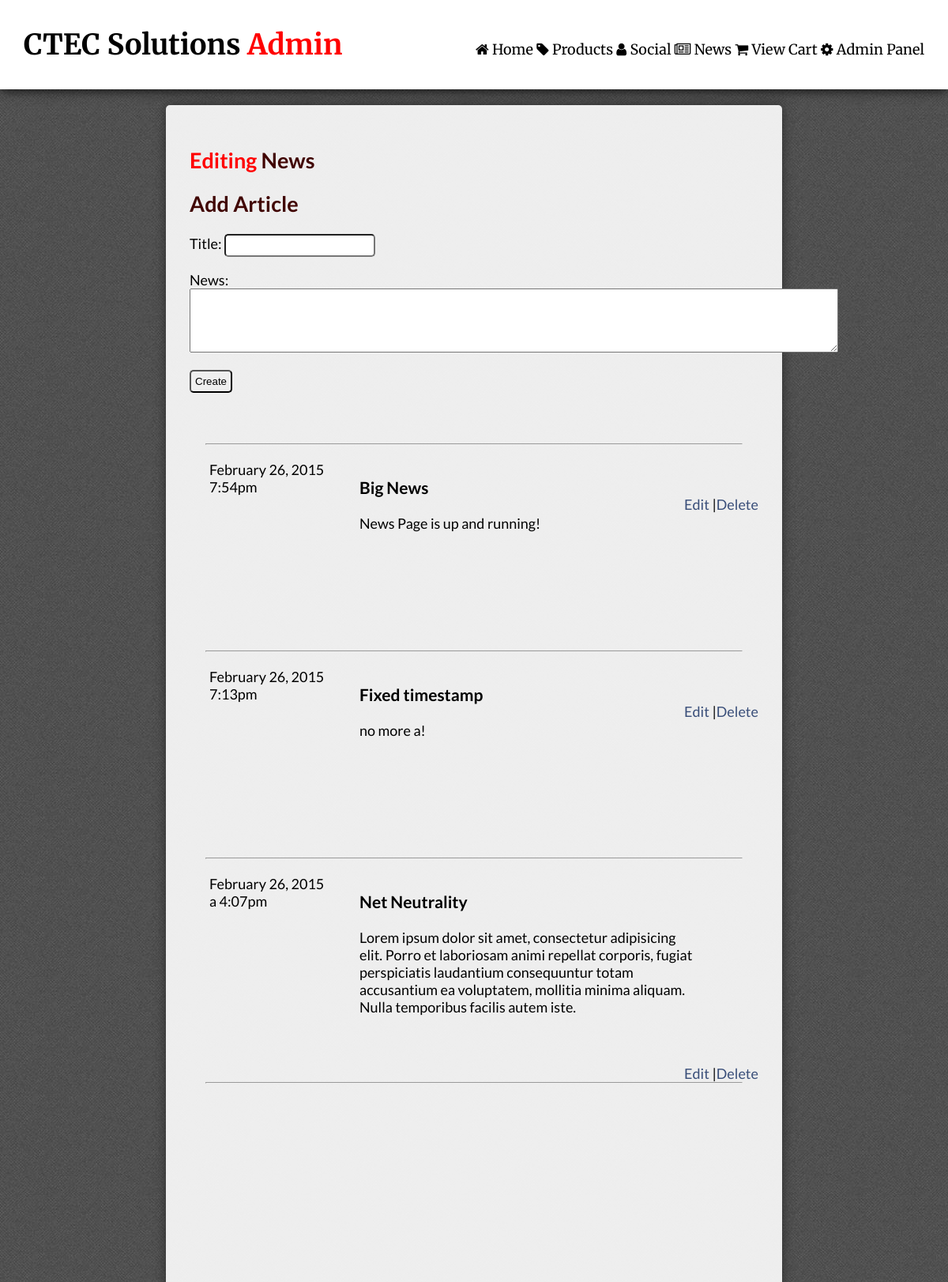
The page /news.php?admin=1 (upper part) on the database as committed earlier.
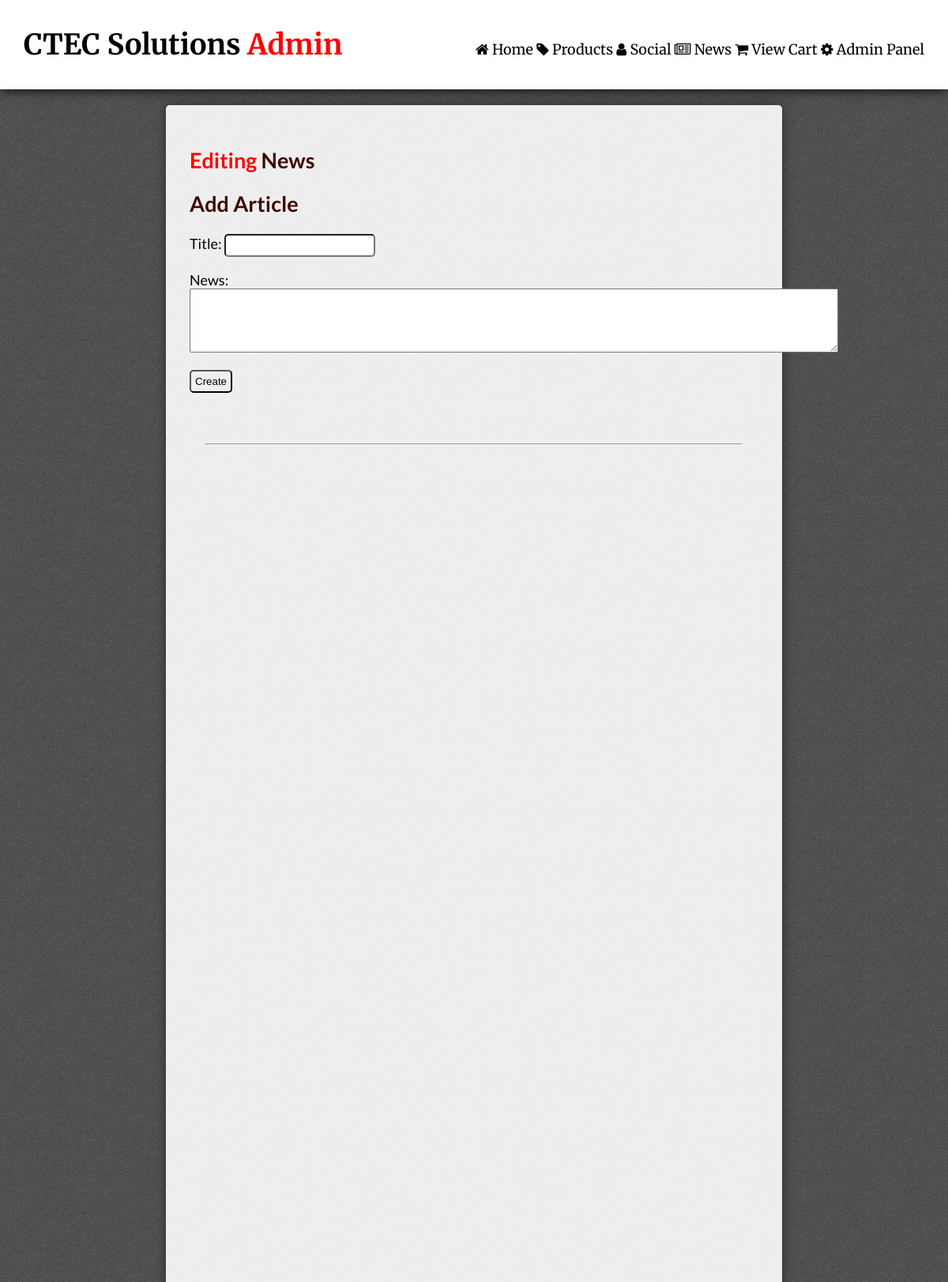
The same page on the database as committed later.
### tables this page shows
CREATE TABLE IF NOT EXISTS `news` (
  `id` int(11) NOT NULL,
  `datetime` varchar(60) NOT NULL,
  `content` varchar(900) NOT NULL,
  `title` varchar(150) NOT NULL
);

### news.php (the view, shortened to what this page needs)
<?php include("inc/header.php"); ?>
<div id="page">
<h2><span id="admin">
   <?php
if($admin==1){
    echo "Editing";
}   ?></span> News</h2>
 <?php
if($admin==1){
?>
     <h2>Add Article</h2>
    <form action="create.php?news" method="post">
        <p>Title:
        <input type="text" name="title" value="" /> </p>
         <p>News: <br/>
    <textarea name="content" value="" rows="5" cols="100"></textarea></p>
      <input type="submit" name="submit" value="Create" />
    </form>
 <br/>
 <br/>
 <hr/>
 <?php
} ?>
<?php
$q = "SELECT * FROM news ORDER BY id DESC";
$r = @mysqli_query ($connection, $q);
if($r){
foreach($r as $row){
?>
<section class="thumbnail"><?php echo $row['datetime']; ?></section>
<section class="social_content">
  <h3><?php echo $row['title']; ?> </h3>
  <p><?php echo $row['content']; ?> </p>
   </section>
     <br/>
<br/>
<?php
if($admin==1){
    echo "<span class=\"edit\">";
    echo "<a href=\"edit.php?article_id=".$row['id']."\">Edit</a> |";
    echo "<a onclick='return confirm(\"DELETE this article?\");' href=\"delete.php?article_id=".$row['id']."\">Delete</a>";
    echo "</span>";
} ?>
 <hr/>
 <?php }
}else{
    echo "There are no News Articles!";
} ?>
</div>
<?php include("inc/footer.php"); ?>

Rows that differ between the two databases and show on the page:
removed news: datetime "February 26, 2015 7:54pm", title "Big News", content "News Page is up and running!"
removed news: datetime "February 26, 2015 7:13pm", title "Fixed timestamp", content "no more a!"
removed news: datetime "February 26, 2015 a 4:07pm", title "Net Neutrality", content "Lorem ipsum dolor sit amet, consectetur adipisicing elit. Porro et laboriosam animi repellat corporis, fugiat perspiciatis laudantium consequuntur totam accusantium ea voluptatem, mollitia minima aliquam. Nulla temporibus facilis autem iste."
